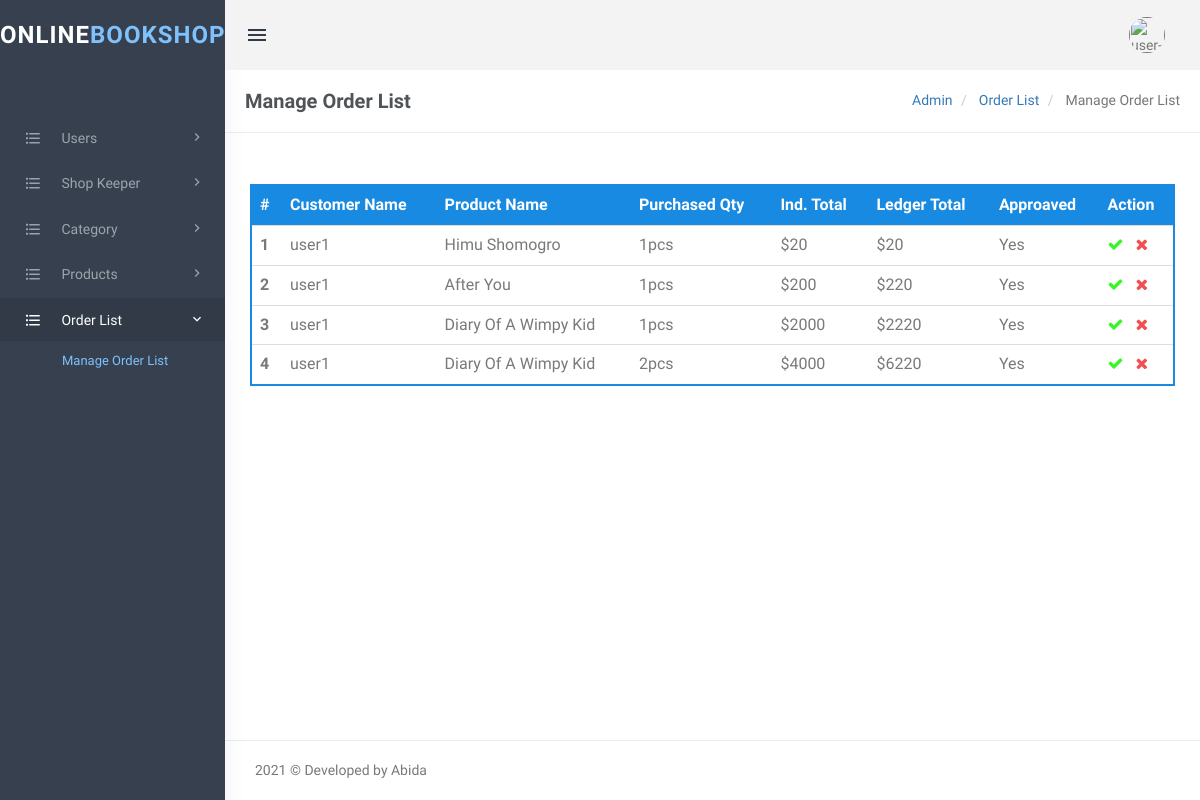
The app's page /View/admin/manage-OrderList.php (signed in), older data.
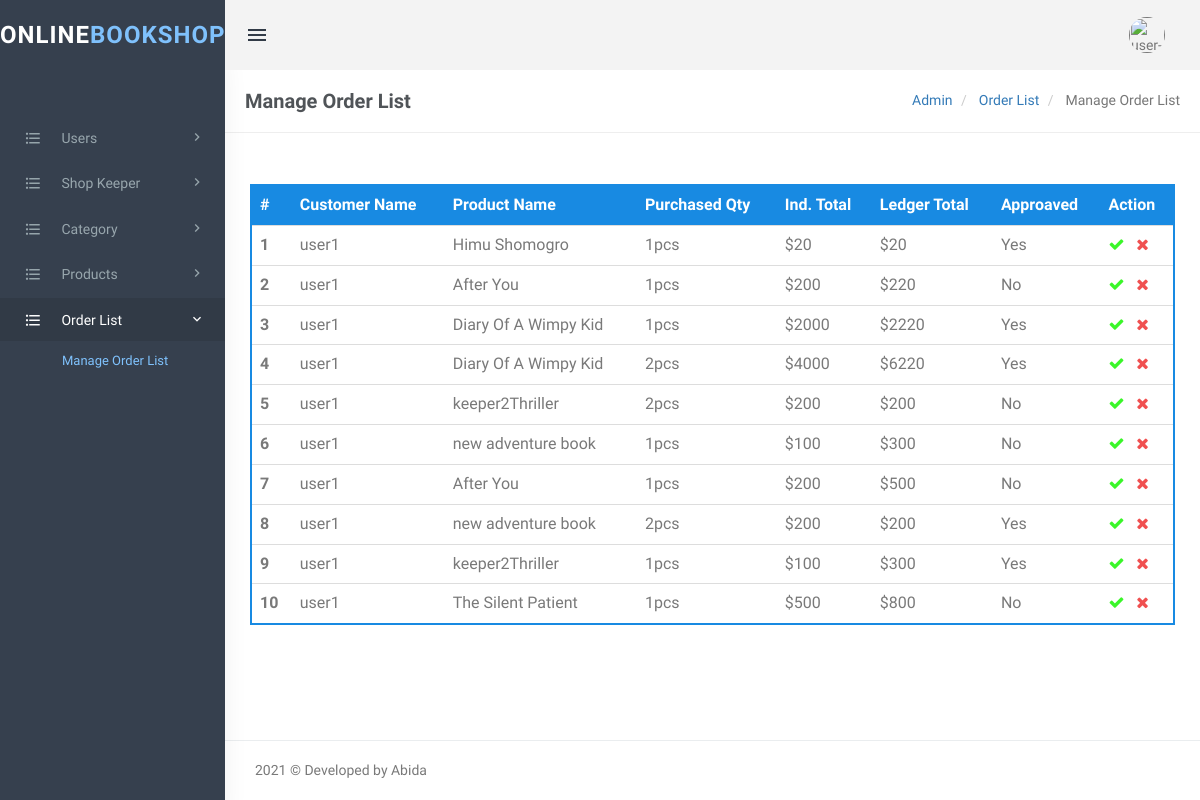
The same page, newer data.
### tables this page shows
CREATE TABLE `product` (
  `id` int(11) NOT NULL,
  `categories_id` int(11) NOT NULL,
  `product_name` varchar(255) NOT NULL,
  `product_price` float NOT NULL,
  `qty` int(11) NOT NULL,
  `image` varchar(255) NOT NULL,
  `short_desc` varchar(2000) NOT NULL,
  `product_details` text NOT NULL,
  `status` tinyint(1) NOT NULL,
  `Is_Active` int(1) DEFAULT NULL,
  `product_by` text NOT NULL
);

CREATE TABLE `users` (
  `user_id` int(11) NOT NULL,
  `name` varchar(255) NOT NULL,
  `password` varchar(50) NOT NULL,
  `email` varchar(50) NOT NULL,
  `phone` varchar(15) NOT NULL,
  `added_on` timestamp NOT NULL DEFAULT current_timestamp(),
  `usertype` int(11) NOT NULL DEFAULT 0,
  `address` varchar(255) NOT NULL,
  `username` varchar(255) NOT NULL,
  `Is_Active` int(1) NOT NULL
);

CREATE TABLE `admin_orders` (
  `id` int(11) NOT NULL,
  `cart_id` int(11) NOT NULL,
  `user_id` int(11) NOT NULL,
  `product_id` int(11) NOT NULL,
  `product_qty` int(11) NOT NULL,
  `individual_total` int(11) NOT NULL,
  `total_price` int(11) NOT NULL,
  `approved` tinyint(1) NOT NULL,
  `orderFor` int(11) NOT NULL
);

### View/admin/manage-OrderList.php (the view, shortened to what this page needs)
<?php
try{
    $conn=new PDO("mysql:host=localhost;dbname=bookdb;",'root','');
    $conn->setAttribute(PDO::ATTR_ERRMODE, PDO::ERRMODE_EXCEPTION);
}
catch(PDOException $e){
    echo "<script>window.alert('Database connection error');</script>";
}
if ((!isset($_SESSION['username'])) || isset($_GET['logout'])) {
    session_destroy();
    unset($_SESSION['username']);
    header("location: ../../login.php");
} else {
?>
    <!DOCTYPE html>
    <html lang="en">
    <head>
        <link href="assets/css/bootstrap.min.css" rel="stylesheet" type="text/css" />
        <link href="assets/css/core.css" rel="stylesheet" type="text/css" />
        <link href="assets/css/components.css" rel="stylesheet" type="text/css" />
        <link href="assets/css/icons.css" rel="stylesheet" type="text/css" />
        <link href="assets/css/pages.css" rel="stylesheet" type="text/css" />
        <link href="assets/css/menu.css" rel="stylesheet" type="text/css" />
        <link href="assets/css/responsive.css" rel="stylesheet" type="text/css" />
        <link rel="stylesheet" href="https://cdnjs.cloudflare.com/ajax/libs/switchery/0.8.2/switchery.css">
    </head>
    <body class="fixed-left">
        <div id="wrapper">
            <?php include('includes/topheader.php'); ?>
            <?php include('includes/leftsidebar.php'); ?>
            <div class="content-page">
                <div class="content">
                    <div class="container">
                        <div class="row">
                            <div class="col-xs-12">
                                <div class="page-title-box">
                                    <h4 class="page-title">Manage Order List</h4>
                                    <ol class="breadcrumb p-0 m-0">
                                        <li>
                                            <a href="#">Admin</a>
                                        </li>
                                        <li>
                                            <a href="#">Order List </a>
                                        </li>
                                        <li class="active">
                                            Manage Order List
                                        </li>
                                    </ol>
                                    <div class="clearfix"></div>
                                </div>
                            </div>
                        </div>
                        <div class="row">
                            <div class="col-sm-6">
                            </div>
                            <div class="row">
                                <div class="col-md-12">
                                    <div class="demo-box m-t-20">
                                        <div class="table-responsive">
                                            <table class="table m-0 table-colored-bordered table-bordered-primary">
                                                <thead>
                                                    <tr>
                                                        <th>#</th>
                                                        <th>Customer Name</th>
                                                        <th>Product Name</th>
                                                        <th>Purchased Qty</th>
                                                        <th>Ind. Total</th>
                                                        <th>Ledger Total</th>
                                                        <th>Approaved</th>
                                                        <th>Action</th>
                                                    </tr>
                                                </thead>
                                                <tbody>
                                                    <?php
                                                    try{
                                                        $sql= "Select * from admin_orders";
                                                        $cnt = 1;
                                                        $adminobject=$conn->query($sql);
                                                        $adminTab= $adminobject->fetchAll();
                                                        foreach($adminTab as $key){
                                                            $usersql = "SELECT username FROM `users` WHERE user_id='".$key[2]."'";
                                                            $userobject=$conn->query($usersql);
                                                            $userTab= $userobject->fetchAll();
                                                            foreach($userTab as $username){
                                                                $prdcsql = "SELECT product_name FROM `product` WHERE id='".$key[3]."'";
                                                                $prdcObject=$conn->query($prdcsql);
                                                                $prdcTab= $prdcObject->fetchAll();
                                                                foreach($prdcTab as $productName){
                                                                    ?>
                                                                    <tr>
                                                                        <th scope="row"><?php echo htmlentities($cnt); ?></th>
                                                                        <td><?php echo $username[0]; ?></td>
                                                                        <td><?php echo $productName[0]; ?></td>
                                                                        <td><?php echo $key[4]; ?>pcs</td>
                                                                        <td>$<?php echo $key[5]; ?></td>
                                                                        <td>$<?php echo $key[6]; ?></td>
                                                                        <td id="updateApprvVal<?php echo $key[0]; ?>">
                                                                        <?php
                                                                        if($key[7] == 0){
                                                                            echo 'No';
                                                                        }else {
                                                                            echo 'Yes';
                                                                        }
                                                                         ?></td>
                                                                        <td>
                                                                            <a style="cursor: pointer;" onclick="statusUpdate(1,<?php echo $key[0]; ?>)"><i class="fa fa-check" style="color: #3AF629;"></i></a>
                                                                            <a style="cursor: pointer;" onclick="statusUpdate(0,<?php echo $key[0]; ?>)"><i class="fa fa-times" style="color: #f05050"></i></a>
                                                                        </td>
                                                                    </tr>
                                                                    <?php
                                                                }
                                                            }
                                                        $cnt++;
                                                        }
                                                    }catch(PDOException $err){
                                                        echo $err;
                                                    }
                                                    ?>
                                                </tbody>
                                            </table>
                                        </div>
                                    </div>
                                </div>
                            </div>
                        </div>
                    </div>
                    <?php include('includes/footer.php'); ?>
                </div>
            </div>
    </body>
    </html>
<?php } ?>

### View/admin/includes/topheader.php (shortened to what this page needs)
<div class="topbar">
    <div class="topbar-left">
        <a href="index.php" class="logo"><span>Online<span>BookShop</span></span><i class="mdi mdi-layers"></i></a>
    </div>
    <div class="navbar navbar-default" role="navigation">
        <div class="container">
            <ul class="nav navbar-nav navbar-left">
                <li>
                    <button class="button-menu-mobile open-left waves-effect">
                        <i class="mdi mdi-menu"></i>
                    </button>
                </li>
            </ul>
            <ul class="nav navbar-nav navbar-right">
                <li class="dropdown user-box">
                    <a href="" class="dropdown-toggle waves-effect user-link" data-toggle="dropdown" aria-expanded="true">
                        <img src="assets/images/users/avatar-1.jpg" alt="user-img" class="img-circle user-img">
                    </a>
                </li>
            </ul>
        </div>
    </div>
</div>

### View/admin/includes/leftsidebar.php (shortened to what this page needs)
<div class="left side-menu">
    <div class="sidebar-inner slimscrollleft">
        <div id="sidebar-menu">
            <ul>
                <li class="menu-title"></li>
                <li class="has_sub" style="padding-top: 20px;">
                    <a href="javascript:void(0);" class="waves-effect"><i class="mdi mdi-format-list-bulleted"></i>
                        <span> Users </span> <span class="menu-arrow"></span></a>
                </li>
                <li class="has_sub">
                    <a href="javascript:void(0);" class="waves-effect"><i class="mdi mdi-format-list-bulleted"></i>
                        <span> Shop Keeper </span> <span class="menu-arrow"></span></a>
                </li>
                <li class="has_sub">
                    <a href="javascript:void(0);" class="waves-effect"><i class="mdi mdi-format-list-bulleted"></i>
                        <span> Category </span> <span class="menu-arrow"></span></a>
                </li>
                <li class="has_sub">
                    <a href="javascript:void(0);" class="waves-effect"><i class="mdi mdi-format-list-bulleted"></i>
                        <span>Products </span> <span class="menu-arrow"></span></a>
                </li>
                <li class="has_sub">
                    <a href="javascript:void(0);" class="waves-effect"><i class="mdi mdi-format-list-bulleted"></i>
                        <span>Order List </span> <span class="menu-arrow"></span></a>
                    <ul class="list-unstyled">
                        <li><a href="manage-OrderList.php">Manage Order List</a></li>
                    </ul>
                </li>
            </ul>
        </div>
    </div>
</div>

### View/admin/includes/footer.php
<footer class="footer text-right">
    2021 © Developed by Abida
</footer>

### View/admin/assets/CSS/core.css (style rules this page uses)
body { font-family: 'Varela Round', sans-serif; margin: 0; padding-bottom: 60px; overflow-x: hidden; color: #797979; }
html { position: relative; min-height: 100%; }
.h1, .h2, .h3, .h4, .h5, .h6, h1, h2, h3, h4, h5, h6 { color: #505458; font-family: 'Hind Madurai', sans-serif; margin: 10px 0; }
* { outline: none !important; }
.container { width: auto; }
.footer { border-top: 1px solid rgba(152, 166, 173, 0.2); bottom: 0; text-align: left !important; padding: 19px 30px 20px; position: absolute; right: 0; left: 225px; }
#wrapper { height: 100%; overflow: hidden; width: 100%; }
.p-0 { padding: 0 !important; }
.m-0 { margin: 0 !important; }
.m-t-20 { margin-top: 20px !important; }
.row { margin-right: -10px; margin-left: -10px; }
.col-lg-1, .col-lg-10, .col-lg-11, .col-lg-12, .col-lg-2, .col-lg-3, .col-lg-4, .col-lg-5, .col-lg-6, .col-lg-7, .col-lg-8, .col-lg-9, .col-md-1, .col-md-10, .col-md-11, .col-md-12, .col-md-2, .col-md-3, .col-md-4, .col-md-5, .col-md-6, .col-md-7, .col-md-8, .col-md-9, .col-sm-1, .col-sm-10, .col-sm-11, .col-sm-12, .col-sm-2, .col-sm-3, .col-sm-4, .col-sm-5, .col-sm-6, .col-sm-7, .col-sm-8, .col-sm-9, .col-xs-1, .col-xs-10, .col-xs-11, .col-xs-12, .col-xs-2, .col-xs-3, .col-xs-4, .col-xs-5, .col-xs-6, .col-xs-7, .col-xs-8, .col-xs-9 { padding-left: 10px; padding-right: 10px; }
.breadcrumb { background-color: transparent; margin-bottom: 15px; padding-top: 10px; padding-left: 0; }
.waves-effect { position: relative; cursor: pointer; display: inline-block; overflow: hidden; -webkit-user-select: none; -moz-user-select: none; -ms-user-select: none; user-select: none; -webkit-tap-highlight-color: transparent; vertical-align: middle; z-index: 1; will-change: opacity, transform; -webkit-transition: all 0.3s ease-out; -moz-transition: all 0.3s ease-out; -o-transition: all 0.3s ease-out; -ms-transition: all 0.3s ease-out; transition: all 0.3s ease-out; }
.demo-box { padding: 10px 15px; }

Row changes from the older to the newer data that the page shows:
changed users "user1": gains product ($username[0] "user1", product_name "The Silent Patient", shows "No")
changed product "After You": text "Yes" → "No"
added admin_orders: product_qty "2", individual_total "200", total_price "200"
added product: $username[0] "user1", product_name "keeper2Thriller", shows "No"
added admin_orders: product_qty "1", individual_total "100", total_price "300"
added product: $username[0] "user1", product_name "new adventure book", shows "No"
added admin_orders: product_qty "1", individual_total "200", total_price "500", product ($username[0] "user1", product_name "After You", shows "No")
added admin_orders: product_qty "2", individual_total "200", total_price "200"
added admin_orders: product_qty "1", individual_total "100", total_price "300"
added admin_orders: product_qty "1", individual_total "500", total_price "800"
